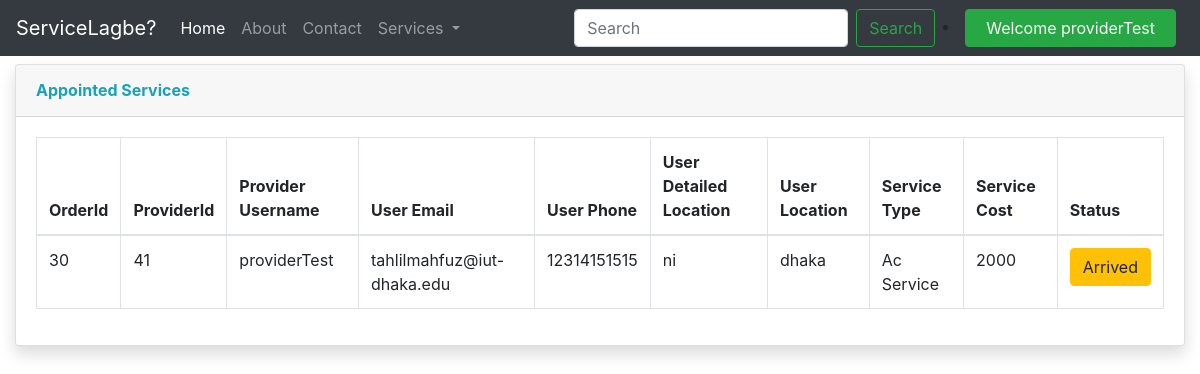
The page /servicelagbe/serviceproviders/postproviderlogin.php (signed in) on the database its author committed.
### tables this page shows
CREATE TABLE `userprovider` (
  `orderid` int(11) NOT NULL,
  `userid` int(11) NOT NULL,
  `useremail` varchar(200) NOT NULL,
  `userlocation` varchar(100) DEFAULT NULL,
  `detailedlocation` varchar(4000) NOT NULL,
  `providerid` int(11) NOT NULL,
  `userphone` varchar(20) NOT NULL,
  `providerusername` varchar(50) NOT NULL,
  `provideremail` varchar(50) NOT NULL,
  `providerphone` varchar(20) NOT NULL,
  `provideraddress` varchar(100) NOT NULL,
  `servicetype` varchar(30) NOT NULL,
  `servicecost` double NOT NULL,
  `appointstatus` tinyint(4) NOT NULL DEFAULT 0,
  `comment` varchar(100) NOT NULL,
  `token` varchar(20) NOT NULL,
  `dt` datetime NOT NULL DEFAULT current_timestamp()
);

### servicelagbe/serviceproviders/postproviderlogin.php (the view, shortened to what this page needs)
<!doctype html>
<html lang="en">
<head>
    <link rel="stylesheet" href="https://cdn.jsdelivr.net/npm/bootstrap@4.4.1/dist/css/bootstrap.min.css"
>
</head>
<body>
    <?php
    echo'
    <nav class="navbar sticky-top navbar-expand-lg navbar-dark bg-dark">
            <a class="navbar-brand" href="/servicelagbe/index.php">ServiceLagbe?</a>
            <div class="collapse navbar-collapse" id="navbarSupportedContent">
                <ul class="navbar-nav mr-auto">
                    <li class="nav-item active">
                        <a class="nav-link" href="/servicelagbe/index.php">Home <span class="sr-only">(current)</span></a>
                    </li>
                    <li class="nav-item">
                        <a class="nav-link" href="#">About</a>
                    </li>
                    <li class="nav-item">
                        <a class="nav-link" href="#">Contact</a>
                    </li>
                    <li class="nav-item dropdown">
                        <a class="nav-link dropdown-toggle" href="#" id="navbarDropdown" role="button"
                            data-toggle="dropdown" aria-haspopup="true" aria-expanded="false">
                            Services
                        </a>
                    </li>
                </ul>
                <form class="form-inline my-2 my-lg-0">
                    <input class="form-control mr-sm-2" type="search" placeholder="Search" aria-label="Search">
                    <button class="btn btn-outline-success my-2 my-sm-0" type="submit">Search</button>
                </form>
                <div class="mx-2">
                <li class="nav-item dropdown">
                <a class="btn btn-success" href="#" id="navbarDropdown" role="button"
                    data-toggle="dropdown" aria-haspopup="true" aria-expanded="false">
                    <p class="text-light my-0 mx-2">Welcome '. $_SESSION['username']. ' </p>
                </a>
            </li>
            </div>
        </nav>
    '
    ?>
    <div class="container-fluid my-2">
        <div class="card shadow mb-4 my-2">
            <div class="card-header py-3">
                <h6 class="m-0 font-weight-bold text-info">Appointed Services</h6>
            </div>
            <div class="card-body">
                <div class="table-responsive">
                    <?php
                    $server = "localhost";
                    $username = "root";
                    $password = "";
                    $database = "servicelagbe";
                    $conn = mysqli_connect($server, $username, $password, $database);
                        $appointedproviderid = $_SESSION['providerid'];
                        $sql = "Select * from userprovider where providerid='$appointedproviderid' and appointstatus=0";
                        $query_run =  mysqli_query($conn, $sql);
                        ?>
                        <table class="table table-bordered" id="dataTable" width="100%" cellspacing="0">
                            <thead>
                                <tr>
                                    <th> OrderId </th>
                                    <th> ProviderId </th>
                                    <th> Provider Username </th>
                                    <th> User Email </th>
                                    <th> User Phone </th>
                                    <th> User Detailed Location </th>
                                    <th> User Location </th>
                                    <th> Service Type </th>
                                    <th> Service Cost </th>
                                    <th> Status </th>
                                </tr>
                            </thead>
                            <tbody>
                                <?php
                        if(mysqli_num_rows($query_run) > 0)
                        {
                            while($row = mysqli_fetch_assoc($query_run))
                            {
                        ?>
                                <tr>
                                    <td><?php  echo $row['orderid'];$_SESSION['order']=$row['orderid'] ?></td>
                                    <td><?php  echo $row['providerid']; ?></td>
                                    <td><?php  echo $row['providerusername']; ?></td>
                                    <td><?php  echo $row['useremail']; $_SESSION['useremail']=$row['useremail'];?></td>
                                    <td><?php  echo $row['userphone']; ?></td>
                                    <td><?php  echo $row['detailedlocation']; ?></td>
                                    <td><?php  echo $row['userlocation']; ?></td>
                                    <td><?php  echo $row['servicetype']; ?></td>
                                    <td><?php  echo $row['servicecost'];$_SESSION['providerpayment']=$row['servicecost'];?></td>
                                    <?php
                                        if(!isset($_SESSION['notarrived'])){
                                            ?>
                                    <td>
                                        <form action="postproviderlogin.php" method="post">
                                            <button type="submit" name="arrived-btn"
                                                class="btn btn-warning">Arrived</button>
                                        </form>
                                    </td>
                                    <?php
                                        }
                                    ?>
                                </tr>
                                <?php
                            }
                        }
                        else {
                            echo "No Record Found";
                        }
                    ?>
                        </tbody>
                    </table>
                </div>
            </div>
        </div>
    </div>
</body>
</html>

### rows shown on the page
userprovider: orderid "30", providerid "41", providerusername "providerTest", useremail "tahlilmahfuz@iut-dhaka.edu", userphone "12314151515", detailedlocation "ni", userlocation "dhaka", servicetype "Ac Service", servicecost "2000"

### other values the page prints
$_SESSION['username'] "providerTest"
